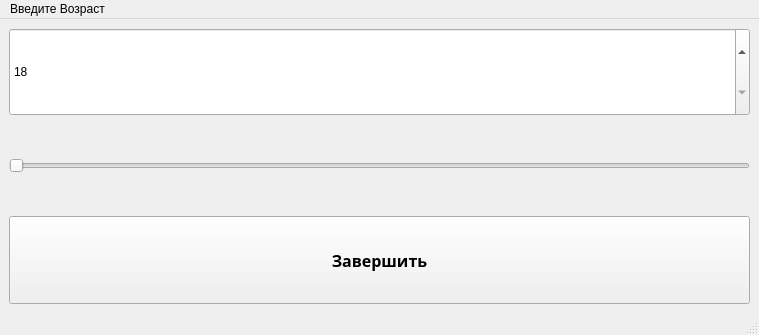
<?xml version="1.0" encoding="UTF-8"?>
<ui version="4.0">
 <class>MainWindow</class>
 <widget class="QMainWindow" name="MainWindow">
  <property name="geometry">
   <rect>
    <x>0</x>
    <y>0</y>
    <width>759</width>
    <height>335</height>
   </rect>
  </property>
  <property name="windowTitle">
   <string>MainWindow</string>
  </property>
  <widget class="QWidget" name="centralwidget">
   <layout class="QVBoxLayout" name="verticalLayout">
    <item>
     <widget class="QSpinBox" name="spinBox">
      <property name="sizePolicy">
       <sizepolicy hsizetype="Minimum" vsizetype="Preferred">
        <horstretch>0</horstretch>
        <verstretch>0</verstretch>
       </sizepolicy>
      </property>
      <property name="minimum">
       <number>18</number>
      </property>
      <property name="maximum">
       <number>110</number>
      </property>
     </widget>
    </item>
    <item>
     <widget class="QSlider" name="horizontalSlider">
      <property name="sizePolicy">
       <sizepolicy hsizetype="Expanding" vsizetype="Preferred">
        <horstretch>0</horstretch>
        <verstretch>0</verstretch>
       </sizepolicy>
      </property>
      <property name="minimum">
       <number>18</number>
      </property>
      <property name="maximum">
       <number>110</number>
      </property>
      <property name="orientation">
       <enum>Qt::Horizontal</enum>
      </property>
     </widget>
    </item>
    <item>
     <widget class="QPushButton" name="pushButton">
      <property name="sizePolicy">
       <sizepolicy hsizetype="Minimum" vsizetype="Preferred">
        <horstretch>0</horstretch>
        <verstretch>0</verstretch>
       </sizepolicy>
      </property>
      <property name="palette">
       <palette>
        <active>
         <colorrole role="WindowText">
          <brush brushstyle="SolidPattern">
           <color alpha="255">
            <red>0</red>
            <green>0</green>
            <blue>0</blue>
           </color>
          </brush>
         </colorrole>
         <colorrole role="Button">
          <brush brushstyle="SolidPattern">
           <color alpha="255">
            <red>170</red>
            <green>170</green>
            <blue>255</blue>
           </color>
          </brush>
         </colorrole>
         <colorrole role="Light">
          <brush brushstyle="SolidPattern">
           <color alpha="255">
            <red>255</red>
            <green>255</green>
            <blue>255</blue>
           </color>
          </brush>
         </colorrole>
         <colorrole role="Midlight">
          <brush brushstyle="SolidPattern">
           <color alpha="255">
            <red>255</red>
            <green>255</green>
            <blue>255</blue>
           </color>
          </brush>
         </colorrole>
         <colorrole role="Dark">
          <brush brushstyle="SolidPattern">
           <color alpha="255">
            <red>127</red>
            <green>127</green>
            <blue>127</blue>
           </color>
          </brush>
         </colorrole>
         <colorrole role="Mid">
          <brush brushstyle="SolidPattern">
           <color alpha="255">
            <red>170</red>
            <green>170</green>
            <blue>170</blue>
           </color>
          </brush>
         </colorrole>
         <colorrole role="Text">
          <brush brushstyle="SolidPattern">
           <color alpha="255">
            <red>0</red>
            <green>0</green>
            <blue>0</blue>
           </color>
          </brush>
         </colorrole>
         <colorrole role="BrightText">
          <brush brushstyle="SolidPattern">
           <color alpha="255">
            <red>255</red>
            <green>255</green>
            <blue>255</blue>
           </color>
          </brush>
         </colorrole>
         <colorrole role="ButtonText">
          <brush brushstyle="SolidPattern">
           <color alpha="255">
            <red>0</red>
            <green>0</green>
            <blue>0</blue>
           </color>
          </brush>
         </colorrole>
         <colorrole role="Base">
          <brush brushstyle="SolidPattern">
           <color alpha="255">
            <red>255</red>
            <green>255</green>
            <blue>255</blue>
           </color>
          </brush>
         </colorrole>
         <colorrole role="Window">
          <brush brushstyle="SolidPattern">
           <color alpha="255">
            <red>255</red>
            <green>255</green>
            <blue>255</blue>
           </color>
          </brush>
         </colorrole>
         <colorrole role="Shadow">
          <brush brushstyle="SolidPattern">
           <color alpha="255">
            <red>0</red>
            <green>0</green>
            <blue>0</blue>
           </color>
          </brush>
         </colorrole>
         <colorrole role="AlternateBase">
          <brush brushstyle="SolidPattern">
           <color alpha="255">
            <red>255</red>
            <green>255</green>
            <blue>255</blue>
           </color>
          </brush>
         </colorrole>
         <colorrole role="ToolTipBase">
          <brush brushstyle="SolidPattern">
           <color alpha="255">
            <red>255</red>
            <green>255</green>
            <blue>220</blue>
           </color>
          </brush>
         </colorrole>
         <colorrole role="ToolTipText">
          <brush brushstyle="SolidPattern">
           <color alpha="255">
            <red>0</red>
            <green>0</green>
            <blue>0</blue>
           </color>
          </brush>
         </colorrole>
         <colorrole role="PlaceholderText">
          <brush brushstyle="SolidPattern">
           <color alpha="127">
            <red>0</red>
            <green>0</green>
            <blue>0</blue>
           </color>
          </brush>
         </colorrole>
        </active>
        <inactive>
         <colorrole role="WindowText">
          <brush brushstyle="SolidPattern">
           <color alpha="255">
            <red>0</red>
            <green>0</green>
            <blue>0</blue>
           </color>
          </brush>
         </colorrole>
         <colorrole role="Button">
          <brush brushstyle="SolidPattern">
           <color alpha="255">
            <red>240</red>
            <green>240</green>
            <blue>240</blue>
           </color>
          </brush>
         </colorrole>
         <colorrole role="Light">
          <brush brushstyle="SolidPattern">
           <color alpha="255">
            <red>255</red>
            <green>255</green>
            <blue>255</blue>
           </color>
          </brush>
         </colorrole>
         <colorrole role="Midlight">
          <brush brushstyle="SolidPattern">
           <color alpha="255">
            <red>227</red>
            <green>227</green>
            <blue>227</blue>
           </color>
          </brush>
         </colorrole>
         <colorrole role="Dark">
          <brush brushstyle="SolidPattern">
           <color alpha="255">
            <red>160</red>
            <green>160</green>
            <blue>160</blue>
           </color>
          </brush>
         </colorrole>
         <colorrole role="Mid">
          <brush brushstyle="SolidPattern">
           <color alpha="255">
            <red>160</red>
            <green>160</green>
            <blue>160</blue>
           </color>
          </brush>
         </colorrole>
         <colorrole role="Text">
          <brush brushstyle="SolidPattern">
           <color alpha="255">
            <red>0</red>
            <green>0</green>
            <blue>0</blue>
           </color>
          </brush>
         </colorrole>
         <colorrole role="BrightText">
          <brush brushstyle="SolidPattern">
           <color alpha="255">
            <red>255</red>
            <green>255</green>
            <blue>255</blue>
           </color>
          </brush>
         </colorrole>
         <colorrole role="ButtonText">
          <brush brushstyle="SolidPattern">
           <color alpha="255">
            <red>0</red>
            <green>0</green>
            <blue>0</blue>
           </color>
          </brush>
         </colorrole>
         <colorrole role="Base">
          <brush brushstyle="SolidPattern">
           <color alpha="255">
            <red>255</red>
            <green>255</green>
            <blue>255</blue>
           </color>
          </brush>
         </colorrole>
         <colorrole role="Window">
          <brush brushstyle="SolidPattern">
           <color alpha="255">
            <red>240</red>
            <green>240</green>
            <blue>240</blue>
           </color>
          </brush>
         </colorrole>
         <colorrole role="Shadow">
          <brush brushstyle="SolidPattern">
           <color alpha="255">
            <red>105</red>
            <green>105</green>
            <blue>105</blue>
           </color>
          </brush>
         </colorrole>
         <colorrole role="AlternateBase">
          <brush brushstyle="SolidPattern">
           <color alpha="255">
            <red>245</red>
            <green>245</green>
            <blue>245</blue>
           </color>
          </brush>
         </colorrole>
         <colorrole role="ToolTipBase">
          <brush brushstyle="SolidPattern">
           <color alpha="255">
            <red>255</red>
            <green>255</green>
            <blue>220</blue>
           </color>
          </brush>
         </colorrole>
         <colorrole role="ToolTipText">
          <brush brushstyle="SolidPattern">
           <color alpha="255">
            <red>0</red>
            <green>0</green>
            <blue>0</blue>
           </color>
          </brush>
         </colorrole>
         <colorrole role="PlaceholderText">
          <brush brushstyle="SolidPattern">
           <color alpha="128">
            <red>0</red>
            <green>0</green>
            <blue>0</blue>
           </color>
          </brush>
         </colorrole>
        </inactive>
        <disabled>
         <colorrole role="WindowText">
          <brush brushstyle="SolidPattern">
           <color alpha="255">
            <red>127</red>
            <green>127</green>
            <blue>127</blue>
           </color>
          </brush>
         </colorrole>
         <colorrole role="Button">
          <brush brushstyle="SolidPattern">
           <color alpha="255">
            <red>170</red>
            <green>170</green>
            <blue>255</blue>
           </color>
          </brush>
         </colorrole>
         <colorrole role="Light">
          <brush brushstyle="SolidPattern">
           <color alpha="255">
            <red>255</red>
            <green>255</green>
            <blue>255</blue>
           </color>
          </brush>
         </colorrole>
         <colorrole role="Midlight">
          <brush brushstyle="SolidPattern">
           <color alpha="255">
            <red>255</red>
            <green>255</green>
            <blue>255</blue>
           </color>
          </brush>
         </colorrole>
         <colorrole role="Dark">
          <brush brushstyle="SolidPattern">
           <color alpha="255">
            <red>127</red>
            <green>127</green>
            <blue>127</blue>
           </color>
          </brush>
         </colorrole>
         <colorrole role="Mid">
          <brush brushstyle="SolidPattern">
           <color alpha="255">
            <red>170</red>
            <green>170</green>
            <blue>170</blue>
           </color>
          </brush>
         </colorrole>
         <colorrole role="Text">
          <brush brushstyle="SolidPattern">
           <color alpha="255">
            <red>127</red>
            <green>127</green>
            <blue>127</blue>
           </color>
          </brush>
         </colorrole>
         <colorrole role="BrightText">
          <brush brushstyle="SolidPattern">
           <color alpha="255">
            <red>255</red>
            <green>255</green>
            <blue>255</blue>
           </color>
          </brush>
         </colorrole>
         <colorrole role="ButtonText">
          <brush brushstyle="SolidPattern">
           <color alpha="255">
            <red>127</red>
            <green>127</green>
            <blue>127</blue>
           </color>
          </brush>
         </colorrole>
         <colorrole role="Base">
          <brush brushstyle="SolidPattern">
           <color alpha="255">
            <red>255</red>
            <green>255</green>
            <blue>255</blue>
           </color>
          </brush>
         </colorrole>
         <colorrole role="Window">
          <brush brushstyle="SolidPattern">
           <color alpha="255">
            <red>255</red>
            <green>255</green>
            <blue>255</blue>
           </color>
          </brush>
         </colorrole>
         <colorrole role="Shadow">
          <brush brushstyle="SolidPattern">
           <color alpha="255">
            <red>0</red>
            <green>0</green>
            <blue>0</blue>
           </color>
          </brush>
         </colorrole>
         <colorrole role="AlternateBase">
          <brush brushstyle="SolidPattern">
           <color alpha="255">
            <red>245</red>
            <green>245</green>
            <blue>245</blue>
           </color>
          </brush>
         </colorrole>
         <colorrole role="ToolTipBase">
          <brush brushstyle="SolidPattern">
           <color alpha="255">
            <red>255</red>
            <green>255</green>
            <blue>220</blue>
           </color>
          </brush>
         </colorrole>
         <colorrole role="ToolTipText">
          <brush brushstyle="SolidPattern">
           <color alpha="255">
            <red>0</red>
            <green>0</green>
            <blue>0</blue>
           </color>
          </brush>
         </colorrole>
         <colorrole role="PlaceholderText">
          <brush brushstyle="SolidPattern">
           <color alpha="128">
            <red>0</red>
            <green>0</green>
            <blue>0</blue>
           </color>
          </brush>
         </colorrole>
        </disabled>
       </palette>
      </property>
      <property name="font">
       <font>
        <family>Arial Black</family>
        <pointsize>12</pointsize>
        <bold>true</bold>
       </font>
      </property>
      <property name="toolTip">
       <string>&lt;html&gt;&lt;head/&gt;&lt;body&gt;&lt;p&gt;НАЖМИ НА МЕНЯ&lt;/p&gt;&lt;/body&gt;&lt;/html&gt;</string>
      </property>
      <property name="text">
       <string>Завершить</string>
      </property>
     </widget>
    </item>
   </layout>
  </widget>
  <widget class="QMenuBar" name="menubar">
   <property name="geometry">
    <rect>
     <x>0</x>
     <y>0</y>
     <width>759</width>
     <height>25</height>
    </rect>
   </property>
   <widget class="QMenu" name="menu">
    <property name="title">
     <string>Введите Возраст</string>
    </property>
   </widget>
   <addaction name="menu"/>
  </widget>
  <widget class="QStatusBar" name="statusbar"/>
 </widget>
 <resources/>
 <connections>
  <connection>
   <sender>pushButton</sender>
   <signal>clicked()</signal>
   <receiver>MainWindow</receiver>
   <slot>close()</slot>
   <hints>
    <hint type="sourcelabel">
     <x>511</x>
     <y>253</y>
    </hint>
    <hint type="destinationlabel">
     <x>752</x>
     <y>220</y>
    </hint>
   </hints>
  </connection>
  <connection>
   <sender>spinBox</sender>
   <signal>valueChanged(int)</signal>
   <receiver>horizontalSlider</receiver>
   <slot>setValue(int)</slot>
   <hints>
    <hint type="sourcelabel">
     <x>404</x>
     <y>78</y>
    </hint>
    <hint type="destinationlabel">
     <x>404</x>
     <y>174</y>
    </hint>
   </hints>
  </connection>
  <connection>
   <sender>horizontalSlider</sender>
   <signal>valueChanged(int)</signal>
   <receiver>spinBox</receiver>
   <slot>setValue(int)</slot>
   <hints>
    <hint type="sourcelabel">
     <x>214</x>
     <y>182</y>
    </hint>
    <hint type="destinationlabel">
     <x>232</x>
     <y>76</y>
    </hint>
   </hints>
  </connection>
 </connections>
</ui>
